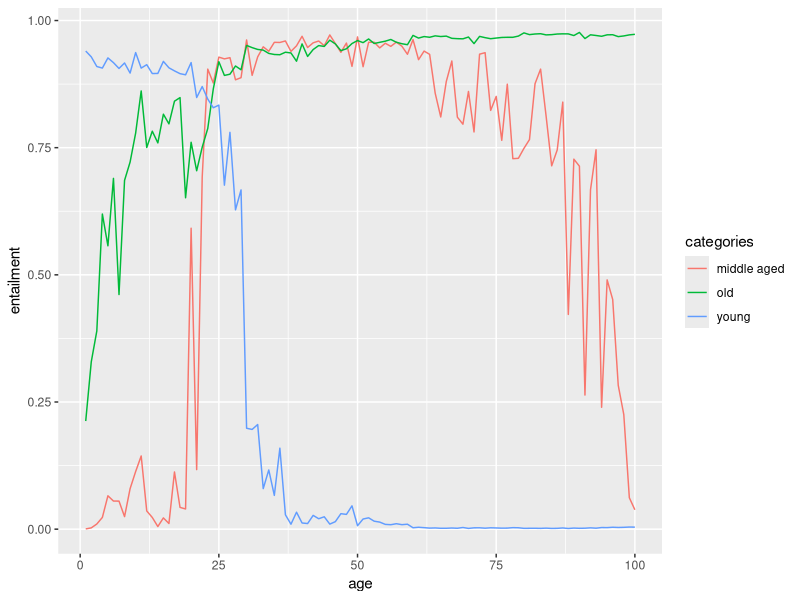
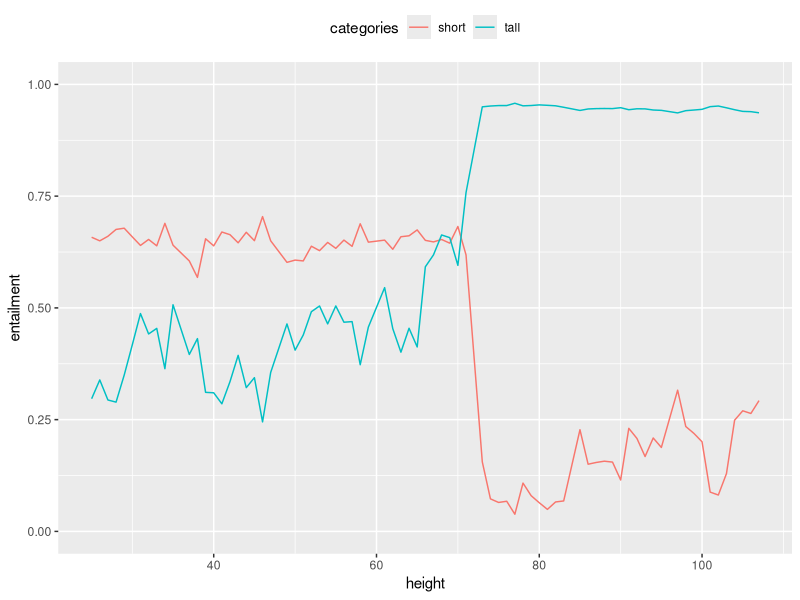

R code for these plots, in order:
library(tidyverse)
library(scales)

height_results <- read_csv("data/results/roberta-large-mnli__height_nli.csv")

age_results <- read_csv("data/results/roberta-large-mnli__age_nli.csv")

age_results %>%
  # mutate(contradiction = 1 - entailment)
  group_by(age, categories) %>%
  summarize(entailment = mean(entailment)) %>%
  # filter(categories == "young") %>%
  ggplot(aes(age, entailment, color = categories, fill = categories)) +
  geom_line()
  # geom_smooth(method = "gam")

height_results %>%
  mutate(height = feet*12 + inches) %>%
  group_by(height, categories) %>%
  summarize(entailment = mean(entailment)) %>%
  # filter(categories == "young") %>%
  ggplot(aes(height, entailment, color = categories, fill = categories)) +
  geom_line() +
  scale_y_continuous(limits = c(0, 1.0)) +
  theme(legend.position = "top")
